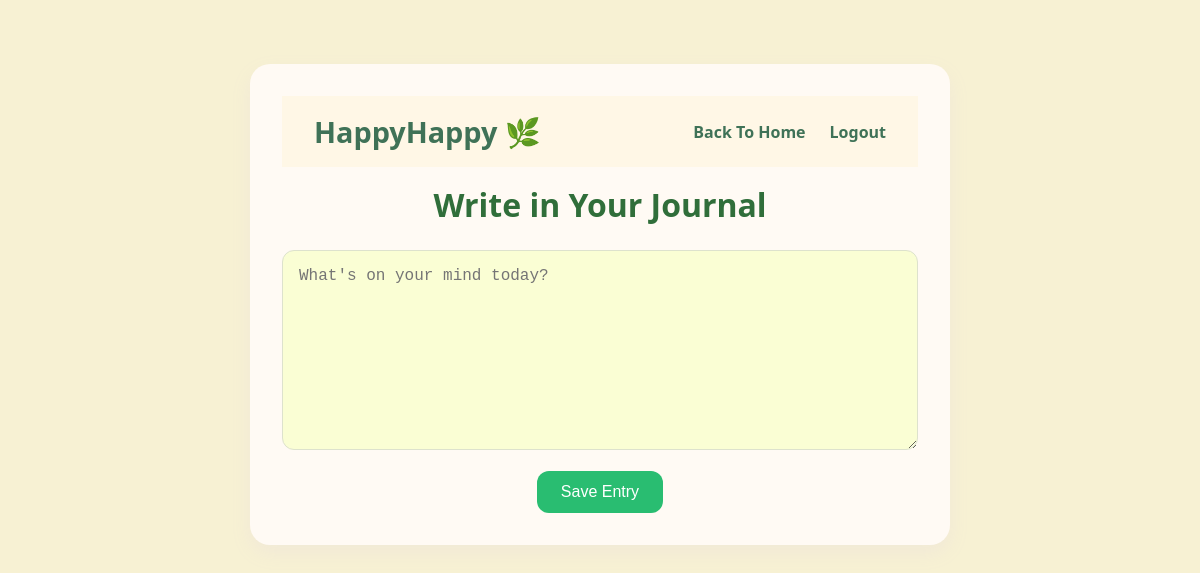
Page /journal (signed in) on the earlier database version.
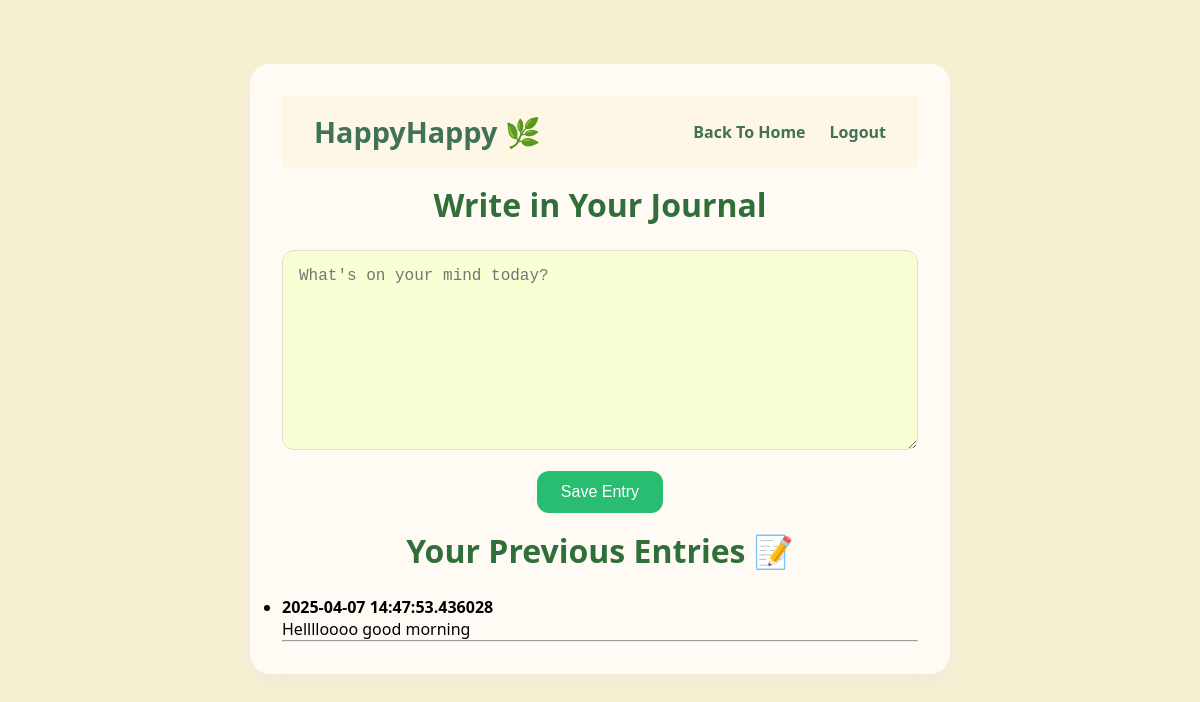
Same page on the later database version.
### tables this page shows
CREATE TABLE journals (
    id INTEGER PRIMARY KEY AUTOINCREMENT,
    username TEXT,
    entry TEXT,
    timestamp TEXT
);

### app.py (the view)
@app.route('/journal')
def journal():
    if 'username' not in session:
        return redirect(url_for('GetStarted'))
    conn = get_db_connection()
    cursor = conn.cursor()
    cursor.execute("SELECT entry, timestamp FROM journals WHERE username = ? ORDER BY timestamp DESC", (session['username'],))
    entries = cursor.fetchall()
    return render_template('journal.html', entries=entries)

### app.py (called while the page is built)
def get_db_connection():
    conn = sqlite3.connect(DATABASE)
    conn.row_factory = sqlite3.Row
    return conn

### templates/journal.html (shortened to what this page needs)
<!DOCTYPE html>
<html lang="en">
<head>
    <link rel="stylesheet" href="/static/style2.css">
</head>
<body>
    <div class="container">
        <header>
            <h1 class="logo">HappyHappy 🌿</h1>
            <div id="nav">
                <ul>
                    <li><a href="{{ url_for('index') }}">Back To Home</a></li>
                    <li><a href="{{ url_for('logout') }}">Logout</a></li>
                </ul>
            </div>
        </header>
        <section id="journal-entry">
            <h2>Write in Your Journal</h2>
            <form method="POST" action="{{ url_for('save_journal') }}">
                <textarea name="entry" rows="10" cols="50" placeholder="What's on your mind today?" required></textarea><br>
                <button type="submit">Save Entry</button>
            </form>
        </section>
        {% if entries %}
        <section id="past-entries">
            <h2>Your Previous Entries 📝</h2>
            <ul>
                {% for entry in entries %}
                    <li>
                        <p><strong>{{ entry.timestamp }}</strong></p>
                        <p>{{ entry.entry }}</p>
                        <hr>
                    </li>
                {% endfor %}
            </ul>
        </section>
        {% endif %}
    </div>
</body>
</html>

Differences in the rows shown:
added journals: timestamp "2025-04-07 14:47:53.436028", entry "Helllloooo good morning"
Other differences:
text now shown: "Your Previous Entries 📝"
